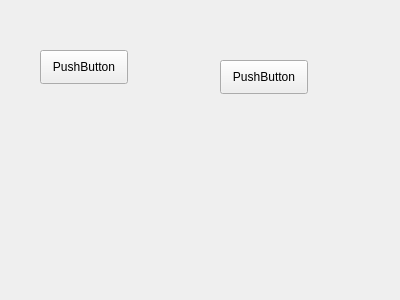
<?xml version="1.0" encoding="UTF-8"?>
<ui version="4.0">
 <class>Form</class>
 <widget class="QWidget" name="Form">
  <property name="geometry">
   <rect>
    <x>0</x>
    <y>0</y>
    <width>400</width>
    <height>300</height>
   </rect>
  </property>
  <property name="windowTitle">
   <string>Form</string>
  </property>
  <widget class="QPushButton" name="but1">
   <property name="geometry">
    <rect>
     <x>40</x>
     <y>50</y>
     <width>88</width>
     <height>34</height>
    </rect>
   </property>
   <property name="text">
    <string>PushButton</string>
   </property>
  </widget>
  <widget class="QPushButton" name="but2">
   <property name="geometry">
    <rect>
     <x>220</x>
     <y>60</y>
     <width>88</width>
     <height>34</height>
    </rect>
   </property>
   <property name="text">
    <string>PushButton</string>
   </property>
  </widget>
 </widget>
 <resources/>
 <connections/>
</ui>
